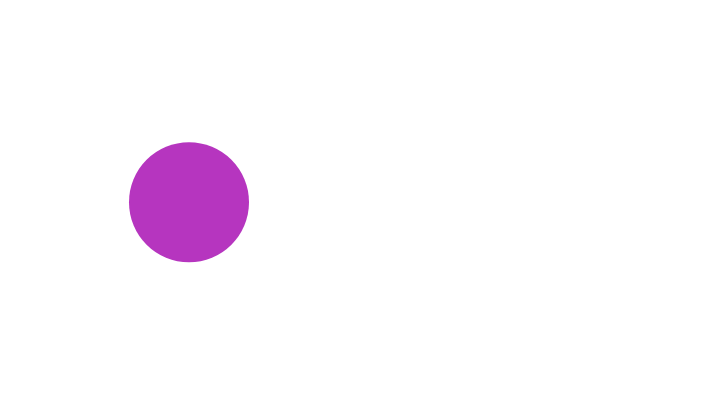
Frame 1 (no input)
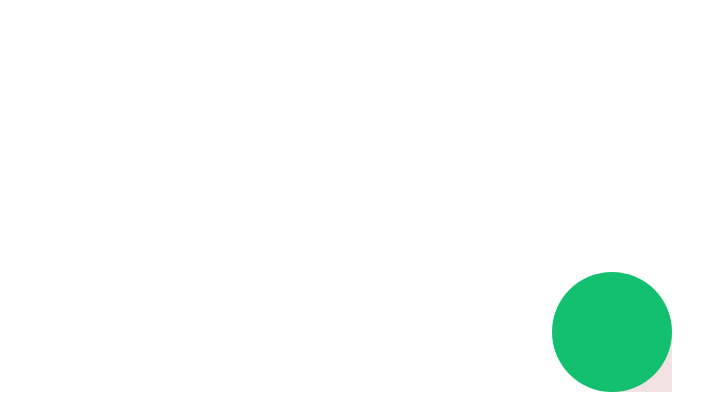
Frame 60 (no input)
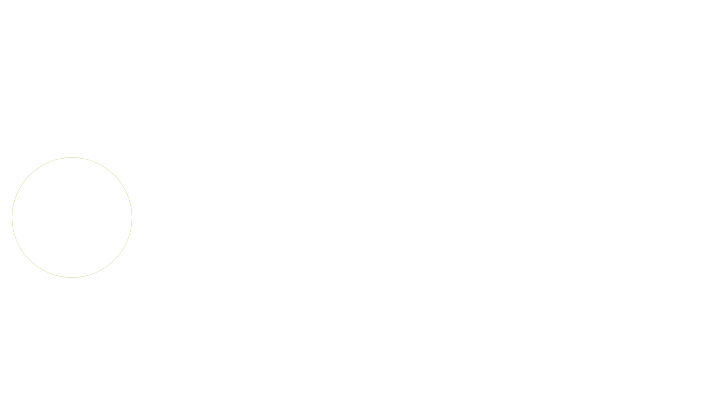
Frame 120 (the mouse pressed at the canvas centre since frame 60)

The p5.js sketch that drew these frames (run headless with seeded random() and noise() and a simulated clock; from frame 60 on, the mouse is pressed at the canvas centre):

// p5.js sketch
// ── sketch.js
// Sketch Title - for MuW201 Tangible Computing, 2019
// Firstname Lastname 
// GitHub Username
// Date 
let rad = 60;
let xpos, ypos;

let xspeed = 3;
let yspeed = 2.2;

let xdirection = 3;
let ydirection = 1; 

function setup(){

  createCanvas(720,400);
  // background(255)
  noStroke();
  frameRate(30);
  ellipseMode(RADIUS);
  xpos = width / 4;
  ypos = height / 2;

}

  
function draw(){
  background(255);

    xpos = xpos + xspeed * xdirection;
    ypos = ypos + yspeed * ydirection;

    if (xpos > width - rad || xpos < rad) {
      xdirection *= -1;
    }
    if (ypos > height - rad || ypos < rad) {
      ydirection *= -1; 
    }

    rect(xpos, ypos, rad, rad);
    fill(random(255),random(255),random(255))

    ellipse(xpos, ypos, rad, rad);
    fill(random(255),random(255),random(255))


    if (mouseIsPressed){
    fill(255)
      ellipse(xpos, ypos, rad, rad);

    
    }

  }

  // help from: https://p5js.org/examples/motion-bounce.html
    
// ── index1.html
<!-- boilerplate p5 example -->
<!DOCTYPE html>

<html>

<head>
	<title> p5 sketch </title>
	<script src="https://cdnjs.cloudflare.com/ajax/libs/p5.js/0.8.0/p5.min.js"></script>
	<script src="https://cdnjs.cloudflare.com/ajax/libs/p5.js/0.8.0/addons/p5.dom.min.js"></script> 
	<link rel="stylesheet" type="text/css" href="style.css"> 
	<script src="sketch.js"></script>

</head>

<body>
	<h1> Week 3, Day 5 - CLICK ME! </h1>
	<div id="sketch-holder"></div>
</body>

<footer>
	<a href="../../index.html"> back to home </a>
</footer>



</html>
